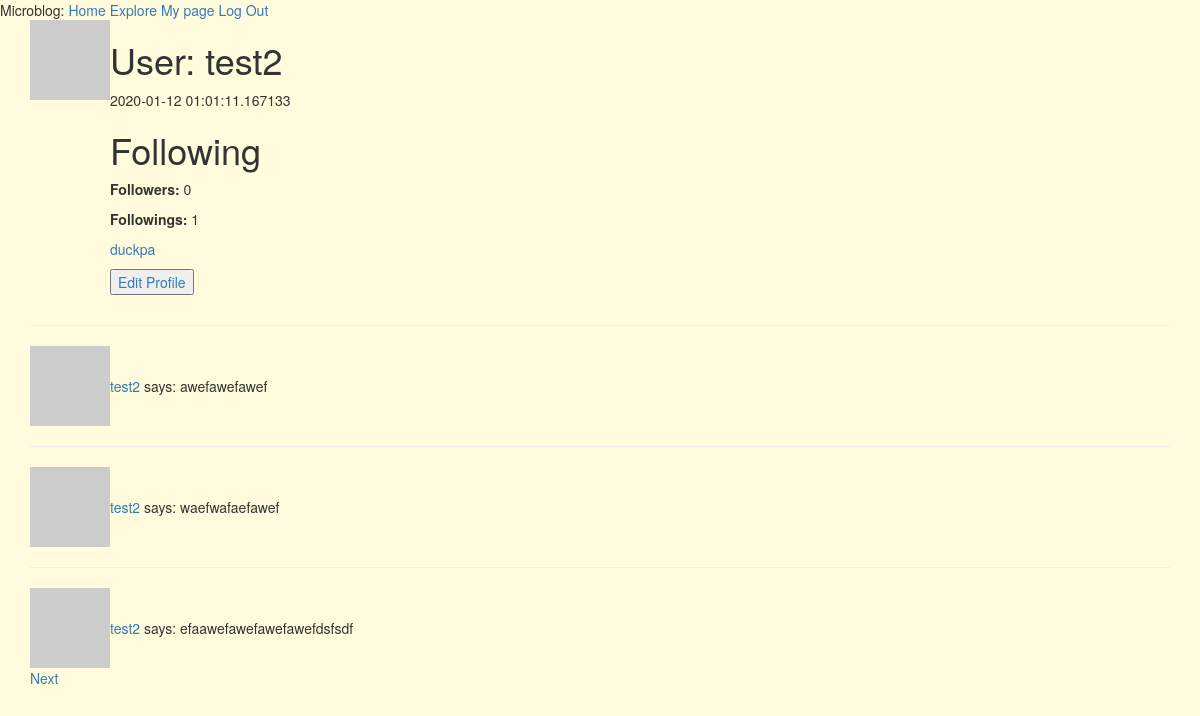
Before: /user/test2 (signed in) with the older database file.
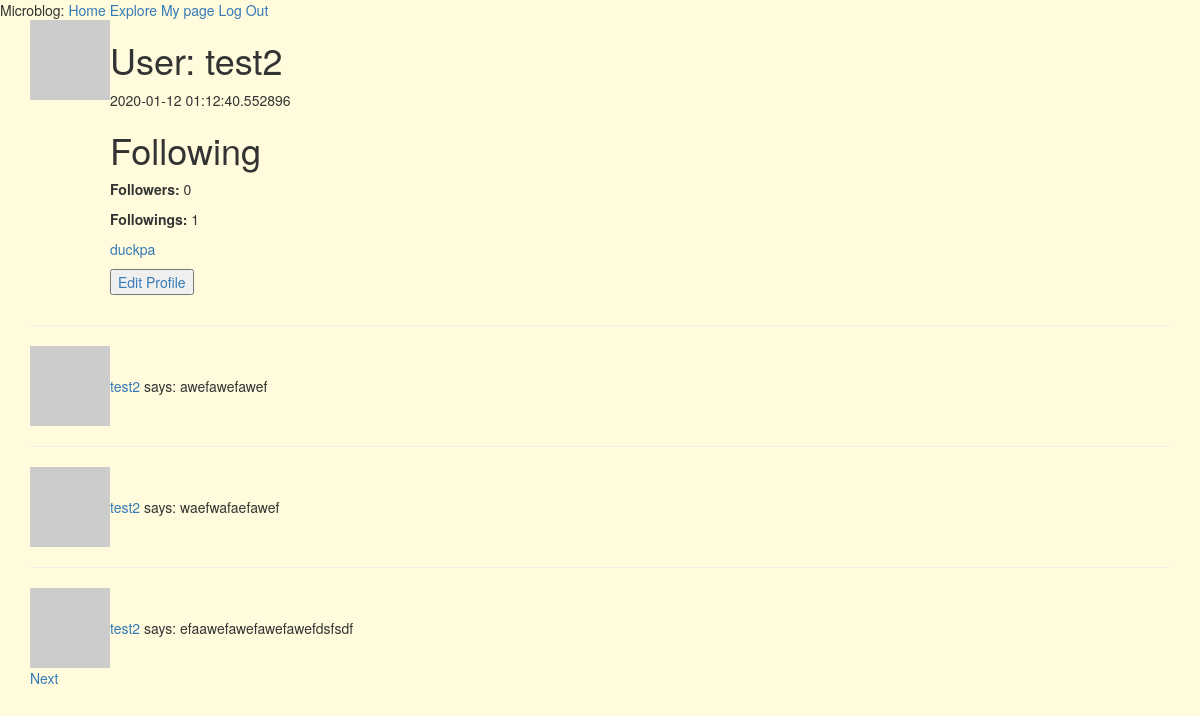
After: the same page with the newer database file.
### myapp/models.py (models this page shows, shortened)
class User(UserMixin, db.Model):
    id = db.Column(db.Integer, primary_key=True)
    username = db.Column(db.String(64), index=True, unique=True)
    email = db.Column(db.String(120), index=True, unique=True)
    password_hash = db.Column(db.String(128))
    posts = db.relationship('Post', backref='author', lazy='dynamic') # post.author ==> user instance
    about_me = db.Column(db.String(140))
    last_seen = db.Column(db.DateTime, default=datetime.utcnow)
    followed = db.relationship('User', secondary=followers,
        primaryjoin=(followers.c.follower_id == id),
        secondaryjoin=(followers.c.followed_id == id),
        backref=db.backref('followers', lazy='dynamic'), lazy='dynamic')
    def avatar(self, size):
        digest = md5(self.email.lower().encode('utf-8')).hexdigest()
        return 'https://www.gravatar.com/avatar/{}?d=identicon&s={}'.format(
            digest, size)

class Post(db.Model):
    id = db.Column(db.Integer, primary_key=True)
    body = db.Column(db.String(140))
    timestamp = db.Column(db.DateTime, index=True, default=datetime.utcnow)
    user_id = db.Column(db.Integer, db.ForeignKey('user.id'))

### myapp/routes.py (the view)
@app.route('/user/<username>') # dynamic component
@login_required
def user(username):
    user = User.query.filter_by(username=username).first_or_404() # if user is not founded, raise 404 error page
    page = request.args.get('page', 1, type=int) # query string argument = /index?page=3 <- want to get this 3
    posts = user.posts.order_by(Post.timestamp.desc()).paginate(
        page, app.config['POST_PER_PAGE'], False)
    next_url = url_for('user', username=user.username, page=posts.next_num) if posts.has_next else None
    prev_url = url_for('user', username=user.username, page=posts.prev_num) if posts.has_prev else None
    return render_template('user.html', user=user, posts=posts.items,
                           next_url=next_url, prev_url=prev_url)

### myapp/models.py (called while the page is built)
@login.user_loader
def load_user(id):
    return User.query.get(int(id))

### myapp/routes.py (called while the page is built)
@app.before_request
def before_request():
    if current_user.is_authenticated:
        current_user.last_seen = datetime.utcnow()
        db.session.commit()

### myapp/templates/user.html (shortened to what this page needs)
{% extends 'base.html' %}
{% block app_content %}
    <table>
        <tr valign="top">
            <td><img src="{{ user.avatar(128) }}"</td>
            <td>
                <h1>User: {{ user.username }}</h1>
                {% if user.last_seen %}<p>{{ user.last_seen }}</p>{% endif %}
                <h1>Following</h1>
                <p><b>Followers: </b>{{ user.followers.count() }}</p>
                <p><b>Followings:</b> {{ user.followed.count() }}</p>
                {% for follower in user.followed.all() %}
                <p><a href="{{ url_for('user', username=follower.username) }}">{{ follower.username }}</a></p>
                {% endfor %}
                {% if user == current_user %}
                <p><a href="{{ url_for('edit_profile') }}"><input type="button" value="Edit Profile"></a></p>
                {% elif current_user.is_following(user) %}
                <p><a href="{{ url_for('unfollow', username = user.username) }}"><input type="button" value="Unfollow"></a></p>
                {% else %}
                <p><a href="{{ url_for('follow', username = user.username) }}"><input type="button" value="Follow"></a></p>
                {% endif %}
            </td>
        </tr>
    </table>
    {% for post in posts %}
        {% include "_post.html" %}
    {% endfor %}
    {% if next_url %}
    <a href="{{ next_url }}">Next</a>
    {% endif %}
{% endblock %}

### myapp/templates/base.html (shortened to what this page needs)
{% extends "bootstrap/base.html" %}
{% block styles %}
{{super()}}
<link rel="stylesheet"
      href="{{url_for('.static', filename='stylesheets/style.css')}}">
{% endblock %}
{% block navbar %}
    <div> Microblog:
        <a href="{{ url_for('index') }}">Home</a>
        <a href="{{ url_for('explore') }}">Explore</a>
        {% if current_user.is_anonymous %}
        <a href="{{ url_for('login') }}">log In</a>
        {% else %}
        <a href="{{ url_for('user', username = current_user.username) }}">My page</a>
        <a href="{{ url_for('logout') }}">Log Out</a>
        {% endif %}
    </div>
{% endblock %}
{% block content %}
    <div class="container">
        {% block app_content %}{% endblock %}
    </div>
{% endblock %}

### myapp/templates/_post.html
    <table>
        <hr valign="top">
            <td><img src="{{ post.author.avatar(36) }}"></td>
            <td>
                <a href="{{ url_for('user', username=post.author.username) }}">
                    {{ post.author.username }}
                </a>
                says: {{ post.body }}</td>
    </table>

### myapp/static/stylesheets/style.css (style rules this page uses)
body { background: #fffbdc; }

Changed rows visible on the page:
changed User "test2": last_seen "2020-01-12 01:01:11.167133" → "2020-01-12 01:12:40.552896"
